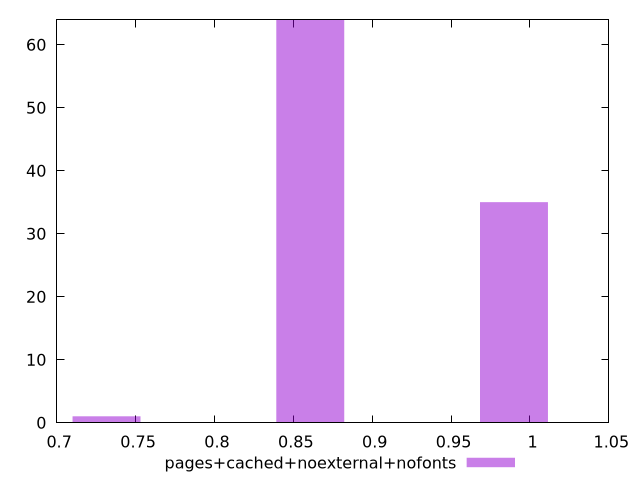

Here is the gnuplot script that generated this plot:
$_pagesCachedNoexternalNofonts <<EOF
0.8607444054442216 64
0.9898560662608549 35
0.7316327446275884 1
EOF
set key outside below
set terminal pngcairo
set output "report_00006_2020-11-02T20-21-41.718Z/uses-http2/pages+cached+noexternal+nofonts//hist.png"
set yrange [0:64]
set boxwidth 0.04303722027221108
set style fill transparent solid 0.5 noborder
plot $_pagesCachedNoexternalNofonts title "pages+cached+noexternal+nofonts" with boxes ,
